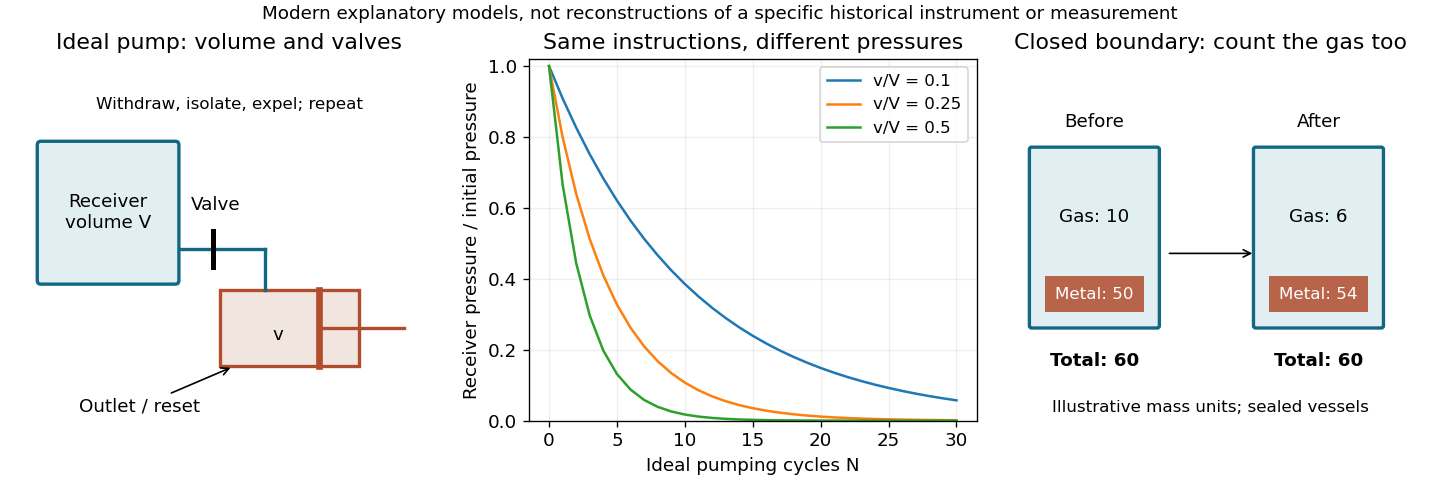

Write Python code to recreate this figure.
from pathlib import Path
import numpy as np
import matplotlib
matplotlib.use('Agg')
import matplotlib.pyplot as plt
from matplotlib.patches import Rectangle, FancyBboxPatch, Circle
plt.rcParams.update({'font.size':11})
fig,axs=plt.subplots(1,3,figsize=(12,4),layout='constrained',facecolor='white')
blue='#126782';rust='#b14c2e'
ax=axs[0];ax.set(xlim=(0,10),ylim=(0,8));ax.axis('off');ax.set_title('Ideal pump: volume and valves')
ax.add_patch(FancyBboxPatch((.8,3.1),3,3,boxstyle='round,pad=.08',facecolor='#e2eff2',edgecolor=blue,lw=2));ax.text(2.3,4.6,'Receiver\nvolume V',ha='center',va='center')
ax.plot([3.9,5.8],[3.8,3.8],color=blue,lw=2);ax.plot([5.8,5.8],[3.8,2.9],color=blue,lw=2);ax.add_patch(Rectangle((4.8,1.2),3.1,1.7,facecolor='#f1e6df',edgecolor=rust,lw=2));ax.plot([7,7],[1.2,2.9],color=rust,lw=4);ax.plot([7,8.9],[2.05,2.05],color=rust,lw=2);ax.text(6.1,1.9,'v',ha='center',va='center');ax.plot([4.65,4.65],[3.4,4.2],color='black',lw=3);ax.text(4.7,4.65,'Valve',ha='center');ax.annotate('Outlet / reset',xy=(5.1,1.2),xytext=(3,.2),arrowprops={'arrowstyle':'->'},ha='center');ax.text(5,6.9,'Withdraw, isolate, expel; repeat',ha='center',fontsize=10)
ax=axs[1];N=np.arange(31)
for ratio in [.1,.25,.5]:ax.plot(N,(1/(1+ratio))**N,label=f'v/V = {ratio:g}')
ax.set(xlabel='Ideal pumping cycles N',ylabel='Receiver pressure / initial pressure',title='Same instructions, different pressures',ylim=(0,1.02));ax.grid(alpha=.2);ax.legend(fontsize=10)
ax=axs[2];ax.set(xlim=(0,10),ylim=(0,8));ax.axis('off');ax.set_title('Closed boundary: count the gas too')
for xpos,metal,gas,title in [(1,50,10,'Before'),(6,54,6,'After')]:
 ax.add_patch(FancyBboxPatch((xpos,2.1),2.8,3.9,boxstyle='round,pad=.05',facecolor='#e2eff2',edgecolor=blue,lw=2))
 ax.add_patch(Rectangle((xpos+.3,2.4),2.2,.8,facecolor=rust,alpha=.85));ax.text(xpos+1.4,2.8,f'Metal: {metal}',ha='center',va='center',color='white',fontsize=10);ax.text(xpos+1.4,4.5,f'Gas: {gas}',ha='center',va='center');ax.text(xpos+1.4,6.5,title,ha='center');ax.text(xpos+1.4,1.2,f'Total: {metal+gas}',ha='center',weight='bold')
ax.annotate('',xy=(6,3.7),xytext=(4,3.7),arrowprops={'arrowstyle':'->'});ax.text(5,.2,'Illustrative mass units; sealed vessels',ha='center',fontsize=10)
fig.suptitle('Modern explanatory models, not reconstructions of a specific historical instrument or measurement',fontsize=11)
fig.savefig(Path.cwd()/Path(__file__).with_suffix('.png').name,dpi=120,facecolor='white',transparent=False,metadata={'Software':'Matplotlib'})
plt.close(fig)
